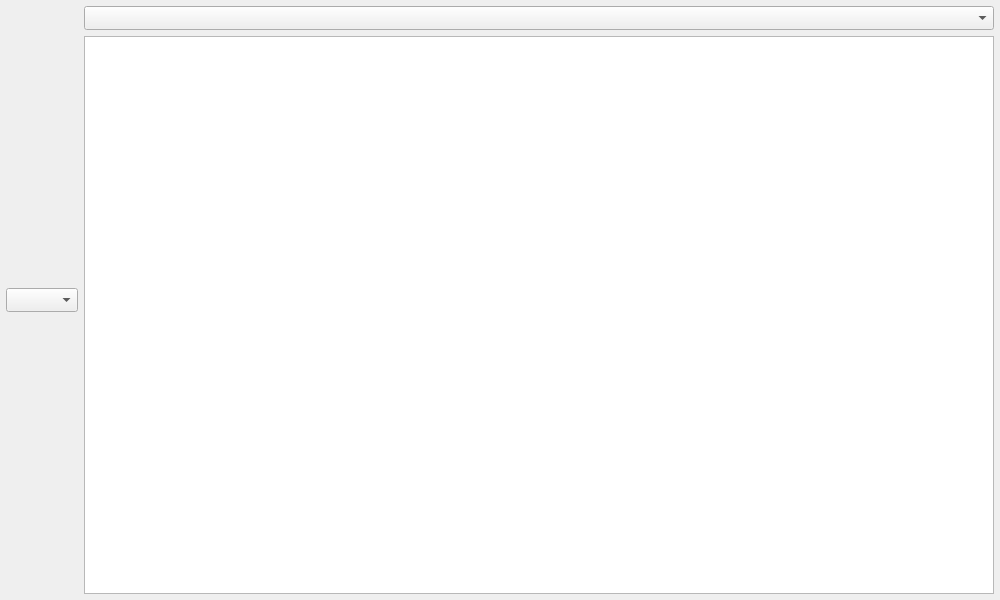
<?xml version="1.0" encoding="UTF-8"?>
<ui version="4.0">
 <class>MainWindow</class>
 <widget class="QMainWindow" name="MainWindow">
  <property name="geometry">
   <rect>
    <x>0</x>
    <y>0</y>
    <width>1000</width>
    <height>600</height>
   </rect>
  </property>
  <property name="windowTitle">
   <string>Textractor</string>
  </property>
  <property name="styleSheet">
   <string notr="true">
       QPushButton, QComboBox
       {
       color: palette(text);
       background-color: palette(button);
       padding-top: 3px;
       padding-bottom: 3px;
       padding-right: 5px;
       padding-left: 5px;
       text-align: left;
       }
     </string>
  </property>
  <widget class="QWidget" name="centralWidget">
   <layout class="QHBoxLayout">
    <item>
     <widget class="QFrame" name="processFrame">
      <property name="enabled">
       <bool>true</bool>
      </property>
      <layout class="QVBoxLayout" name="processLayout">
       <property name="leftMargin">
        <number>0</number>
       </property>
       <property name="topMargin">
        <number>0</number>
       </property>
       <property name="rightMargin">
        <number>0</number>
       </property>
       <property name="bottomMargin">
        <number>0</number>
       </property>
       <item>
        <widget class="QComboBox" name="processCombo">
         <property name="editable">
          <bool>false</bool>
         </property>
         <property name="insertPolicy">
          <enum>QComboBox::InsertAtBottom</enum>
         </property>
         <property name="sizeAdjustPolicy">
          <enum>QComboBox::AdjustToContents</enum>
         </property>
        </widget>
       </item>
      </layout>
     </widget>
    </item>
    <item>
     <layout class="QVBoxLayout">
      <item>
       <widget class="QComboBox" name="ttCombo">
        <property name="editable">
         <bool>false</bool>
        </property>
        <property name="maxVisibleItems">
         <number>50</number>
        </property>
       </widget>
      </item>
      <item>
       <widget class="QPlainTextEdit" name="textOutput">
        <property name="font">
         <font>
          <family>Arial Unicode MS</family>
          <pointsize>13</pointsize>
         </font>
        </property>
        <property name="contextMenuPolicy">
         <enum>Qt::CustomContextMenu</enum>
        </property>
        <property name="undoRedoEnabled">
         <bool>false</bool>
        </property>
        <property name="readOnly">
         <bool>true</bool>
        </property>
       </widget>
      </item>
     </layout>
    </item>
   </layout>
  </widget>
 </widget>
 <layoutdefault spacing="6" margin="6"/>
 <resources/>
 <connections/>
</ui>
